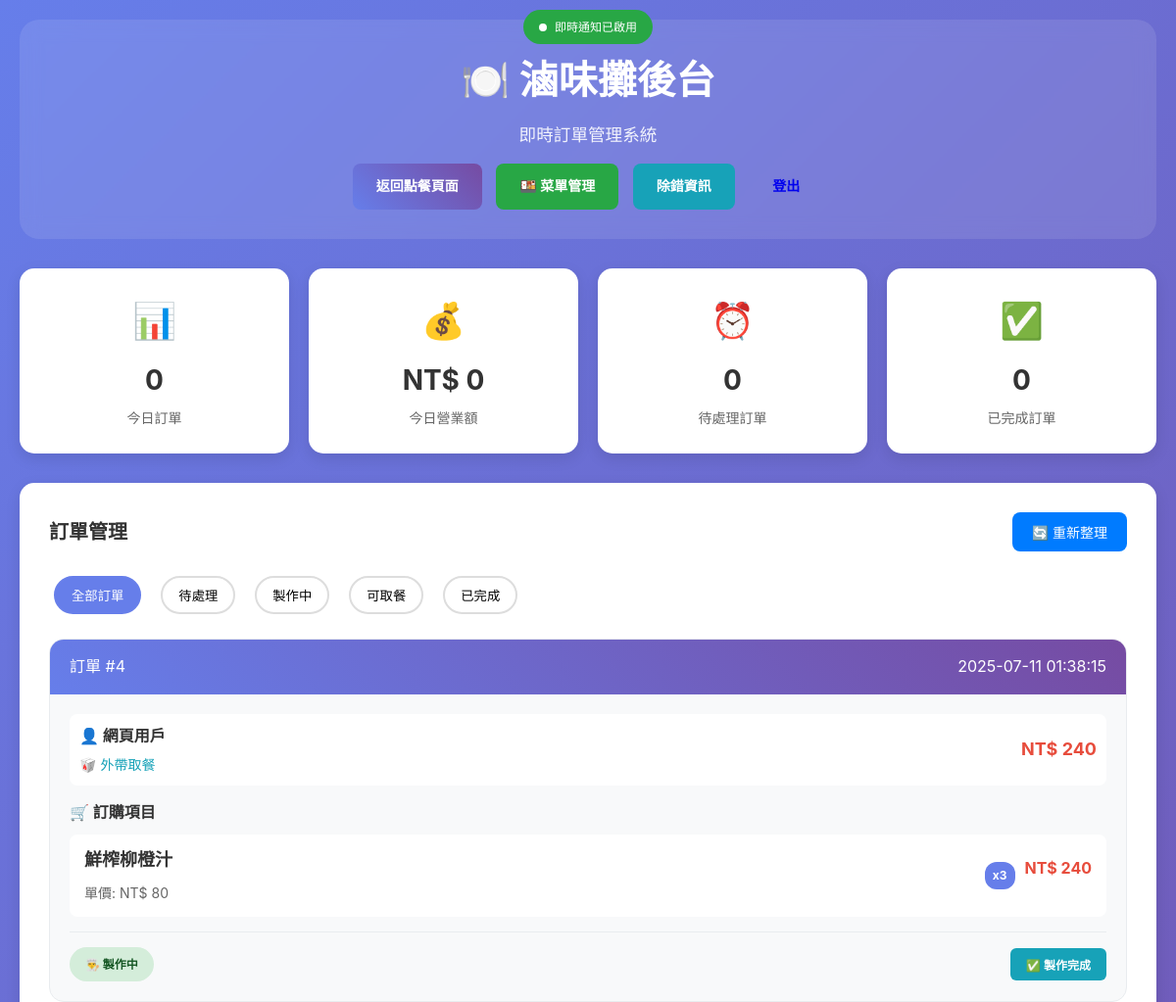
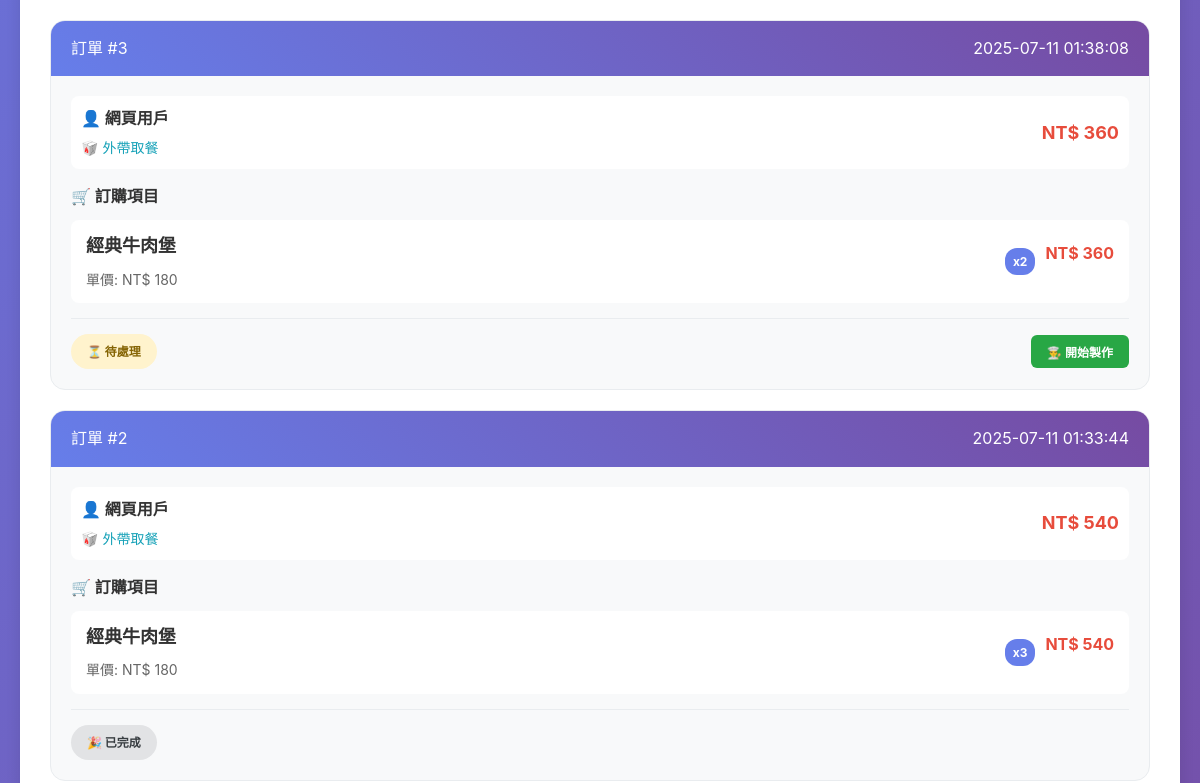
Before: /admin (signed in, upper part) with the older database file (2 pictures, top to bottom).
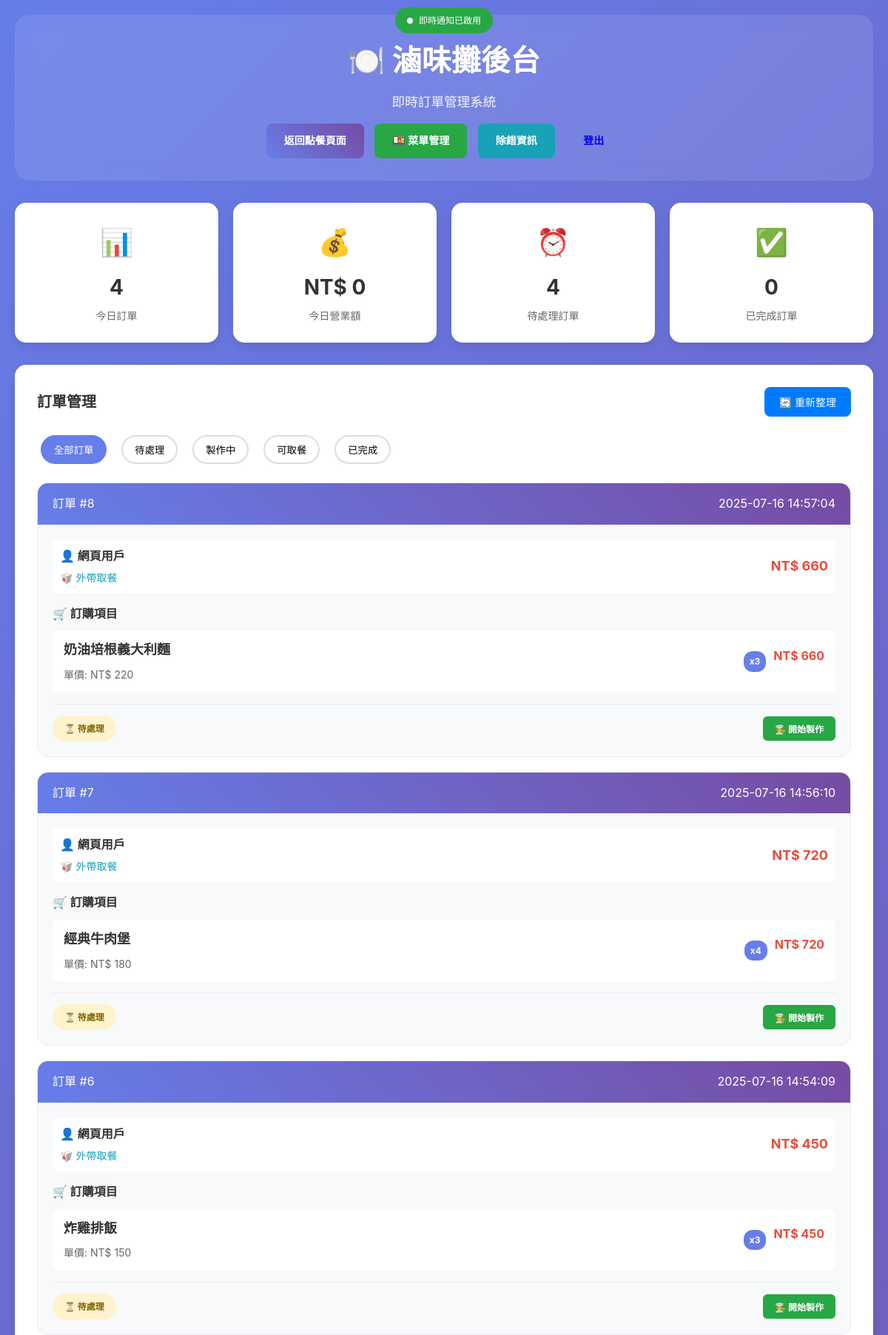
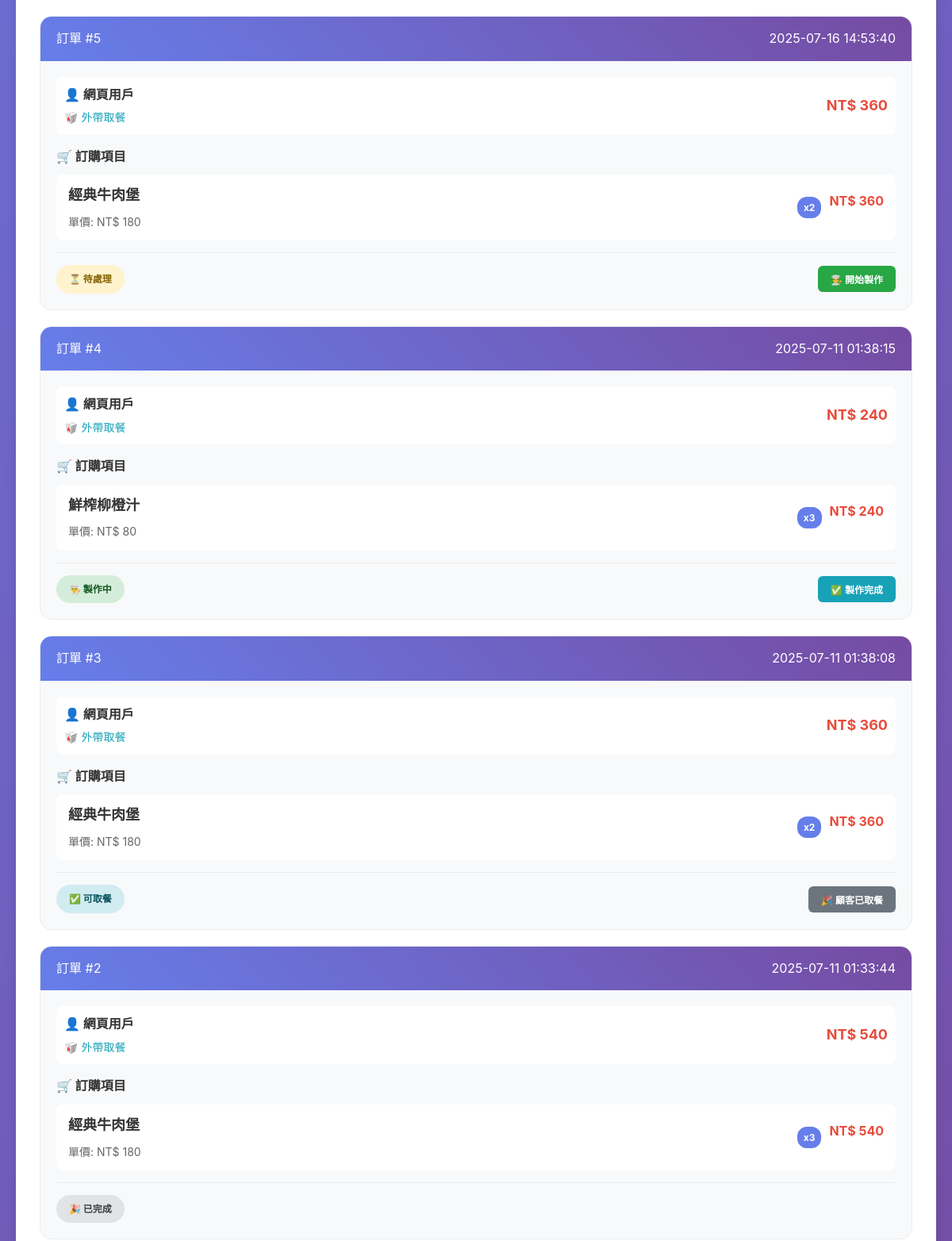
After: the same page with the newer database file (2 pictures, top to bottom).
### app.py (models this page shows, shortened)
class Order(db.Model):
    id = db.Column(db.Integer, primary_key=True)
    customer_name = db.Column(db.String(100))
    contact_phone = db.Column(db.String(20))
    total_amount = db.Column(db.Integer, nullable=False)
    delivery_type = db.Column(db.String(20), nullable=False)  # dine-in, takeout, delivery
    delivery_address = db.Column(db.Text)
    table_number = db.Column(db.String(10))
    order_status = db.Column(db.String(20), default='pending')  # pending, preparing, ready, completed, cancelled
    notes = db.Column(db.Text)
    line_user_id = db.Column(db.String(100))  # 加上這行
    created_at = db.Column(db.DateTime, default=datetime.now)
    updated_at = db.Column(db.DateTime, default=datetime.now, onupdate=datetime.now)
    items = db.relationship('OrderItem', backref='order', lazy=True, cascade='all, delete-orphan')

class OrderItem(db.Model):
    id = db.Column(db.Integer, primary_key=True)
    order_id = db.Column(db.Integer, db.ForeignKey('order.id'), nullable=False)
    menu_item_id = db.Column(db.Integer, db.ForeignKey('menu_item.id'), nullable=False)
    quantity = db.Column(db.Integer, nullable=False)
    unit_price = db.Column(db.Integer, nullable=False)
    subtotal = db.Column(db.Integer, nullable=False)
    menu_item = db.relationship('MenuItem', backref='order_items')

class MenuItem(db.Model):
    id = db.Column(db.Integer, primary_key=True)
    name = db.Column(db.String(100), nullable=False)
    description = db.Column(db.Text)
    price = db.Column(db.Integer, nullable=False)  # 以分為單位
    category = db.Column(db.String(50), nullable=False)
    is_available = db.Column(db.Boolean, default=True)
    image_url = db.Column(db.String(200))
    created_at = db.Column(db.DateTime, default=datetime.now)

### app.py (the view)
@app.route('/admin')
@admin_required
def admin_dashboard():
    try:
        now = datetime.now()
        today_start = datetime(now.year, now.month, now.day, 0, 0, 0)
        today_end = today_start + timedelta(days=1)
        today_orders = Order.query.filter(
            Order.created_at >= today_start,
            Order.created_at < today_end
        ).all()
        completed_today_orders = [order for order in today_orders if order.order_status == 'completed']
        pending_orders = [order for order in today_orders if order.order_status == 'pending']
        completed_today_revenue = sum(order.total_amount for order in completed_today_orders)
        stats = {
            'today_orders': len(today_orders),
            'today_revenue': completed_today_revenue,
            'pending_orders': len(pending_orders),
            'completed_orders': len(completed_today_orders)
        }
        orders = Order.query.options(
            db.joinedload(Order.items).joinedload(OrderItem.menu_item)
        ).order_by(Order.created_at.desc()).limit(50).all()
        return render_template('admin/dashboard.html', stats=stats, orders=orders)
    except Exception as e:
        print(f"[ERROR] 後台查詢失敗: {e}")
        return render_template('admin/dashboard.html',
                               stats={'today_orders': 0, 'today_revenue': 0, 'pending_orders': 0,
                                      'completed_orders': 0},
                               orders=[])

### app.py (called while the page is built)
def admin_required(f):
    @wraps(f)
    def decorated_function(*args, **kwargs):
        if not session.get('admin_logged_in'):
            flash('請先登入管理員帳號', 'error')
            return redirect(url_for('admin_login'))
        return f(*args, **kwargs)
    return decorated_function

### templates/admin/dashboard.html (shortened to what this page needs)
{% extends "base.html" %}
{% block content %}
<div class="container">
    <div id="notification-status" class="notification-status">
        <div class="status-dot"></div>
        <span id="status-text">即時通知已連接</span>
    </div>
    <div class="header">
        <h1>🍽️ 滷味攤後台</h1>
        <p>即時訂單管理系統</p>
        <div style="margin-top: 15px;">
            <a href="/" class="btn btn-primary">返回點餐頁面</a>
            <a href="/admin/menu" class="btn btn-success" style="margin-left: 10px;">🍱 菜單管理</a>
            <a href="/debug" class="btn btn-info" style="margin-left: 10px;">除錯資訊</a>
            <a href="/admin/logout" class="btn btn-secondary" style="margin-left: 10px;">登出</a>
        </div>
    </div>
    <div class="stats-grid">
        <div class="stat-card">
            <div class="stat-icon">📊</div>
            <div class="stat-number">{{ stats.today_orders }}</div>
            <div class="stat-label">今日訂單</div>
        </div>
        <div class="stat-card">
            <div class="stat-icon">💰</div>
            <div class="stat-number">NT$ {{ stats.today_revenue }}</div>
            <div class="stat-label">今日營業額</div>
        </div>
        <div class="stat-card">
            <div class="stat-icon">⏰</div>
            <div class="stat-number">{{ stats.pending_orders }}</div>
            <div class="stat-label">待處理訂單</div>
        </div>
        <div class="stat-card">
            <div class="stat-icon">✅</div>
            <div class="stat-number">{{ stats.completed_orders }}</div>
            <div class="stat-label">已完成訂單</div>
        </div>
    </div>
    <div class="orders-section">
        <div class="section-header">
            <h2 class="section-title">訂單管理</h2>
            <button class="refresh-btn" onclick="location.reload()">🔄 重新整理</button>
        </div>
        <div class="filter-bar">
            <button class="filter-btn active" onclick="filterOrders('all')">全部訂單</button>
            <button class="filter-btn" onclick="filterOrders('pending')">待處理</button>
            <button class="filter-btn" onclick="filterOrders('preparing')">製作中</button>
            <button class="filter-btn" onclick="filterOrders('ready')">可取餐</button>
            <button class="filter-btn" onclick="filterOrders('completed')">已完成</button>
        </div>
        <div id="ordersList">
            {% if orders %}
                {% for order in orders %}
                <div class="order-card" data-status="{{ order.order_status }}" data-order-id="{{ order.id }}">
                    <div class="order-header">
                        <div class="order-title">訂單 #{{ order.id }}</div>
                        <div class="order-time">{{ order.created_at.strftime('%Y-%m-%d %H:%M:%S') }}</div>
                    </div>
                    <div class="order-body">
                        <div class="customer-info">
                            <div class="customer-details">
                                <div class="customer-name">👤 {{ order.customer_name or '網頁用戶' }}</div>
                                <div class="delivery-info">
                                    {% if order.delivery_type == 'dine-in' %}
                                        🍽️ 內用點餐 - 桌號: {{ order.table_number or '未指定' }}
                                    {% elif order.delivery_type == 'takeout' %}
                                        🥡 外帶取餐
                                    {% elif order.delivery_type == 'delivery' %}
                                        🚗 外送服務
                                    {% endif %}
                                </div>
                            </div>
                            <div class="order-total">NT$ {{ order.total_amount }}</div>
                        </div>
                        <div class="order-items">
                            <div class="items-title">🛒 訂購項目</div>
                            <div class="item-list">
                                {% for item in order.items %}
                                <div class="order-item">
                                    <div class="item-info">
                                        <div class="item-name">{{ item.menu_item.name }}</div>
                                        <div class="item-details">單價: NT$ {{ item.unit_price }}</div>
                                    </div>
                                    <div class="item-quantity">x{{ item.quantity }}</div>
                                    <div class="item-price">NT$ {{ item.subtotal }}</div>
                                </div>
                                {% endfor %}
                            </div>
                        </div>
                        <div class="order-footer">
                            <div class="status-badge status-{{ order.order_status }}">
                                {% if order.order_status == 'pending' %}
                                    ⏳ 待處理
                                {% elif order.order_status == 'preparing' %}
                                    👨‍🍳 製作中
                                {% elif order.order_status == 'ready' %}
                                    ✅ 可取餐
                                {% elif order.order_status == 'completed' %}
                                    🎉 已完成
                                {% endif %}
                            </div>
                            <div class="action-buttons">
                                {% if order.order_status == 'pending' %}
                                    <button class="action-btn btn-accept" onclick="updateStatus({{ order.id }}, 'preparing')">
                                        👨‍🍳 開始製作
                                    </button>
                                {% elif order.order_status == 'preparing' %}
                                    <button class="action-btn btn-ready" onclick="updateStatus({{ order.id }}, 'ready')">
                                        ✅ 製作完成
                                    </button>
                                {% elif order.order_status == 'ready' %}
                                    <button class="action-btn btn-complete" onclick="updateStatus({{ order.id }}, 'completed')">
                                        🎉 顧客已取餐
                                    </button>
                                {% endif %}
                            </div>
                        </div>
                    </div>
                </div>
                {% endfor %}
            {% else %}
                <div class="no-orders">
                    <h3>📝 目前沒有訂單</h3>
                    <p>等待新的訂單...</p>
                    <a href="/" class="btn btn-primary" style="margin-top: 15px;">前往點餐</a>
                </div>
            {% endif %}
        </div>
    </div>
</div>
{% endblock %}

### templates/base.html (shortened to what this page needs)
<!DOCTYPE html>
<html lang="zh-TW">
<head>
    <link rel="stylesheet" href="{{ url_for('static', filename='style.css') }}">
</head>
<body>
    {% block content %}{% endblock %}
</body>
</html>

### static/style.css (style rules this page uses)
* { margin: 0; padding: 0; box-sizing: border-box; }
body { font-family: -apple-system, BlinkMacSystemFont, 'Segoe UI', Roboto, 'Helvetica Neue', Arial, sans-serif; background: linear-gradient(135deg, #667eea 0%, #764ba2 100%); min-height: 100vh; line-height: 1.6; }
.container { max-width: 1200px; margin: 0 auto; padding: 20px; }
.header { background: rgba(255, 255, 255, 0.1); backdrop-filter: blur(10px); color: white; padding: 30px; border-radius: 20px; margin-bottom: 30px; text-align: center; }
.header h1 { font-size: 2.5rem; margin-bottom: 10px; }
.header p { font-size: 1.1rem; opacity: 0.9; }
.btn { padding: 12px 24px; border: none; border-radius: 8px; cursor: pointer; font-size: 14px; font-weight: bold; transition: all 0.3s ease; text-decoration: none; display: inline-block; text-align: center; }
.btn-primary { background: linear-gradient(45deg, #667eea, #764ba2); color: white; }
.btn-success { background: #28a745; color: white; }
.btn-info { background: #17a2b8; color: white; }
.item-name { font-size: 18px; font-weight: bold; color: #333; margin-bottom: 8px; }
.item-price { font-size: 16px; font-weight: bold; color: #e74c3c; margin-bottom: 15px; }
.filter-btn { margin: 5px; padding: 8px 16px; border: 2px solid #ddd; background: white; border-radius: 25px; cursor: pointer; transition: all 0.3s ease; }
.filter-btn.active { background: #667eea; color: white; border-color: #667eea; }
.stats-grid { display: grid; grid-template-columns: repeat(auto-fit, minmax(200px, 1fr)); gap: 20px; margin-bottom: 30px; }
.stat-card { background: white; padding: 25px; border-radius: 15px; text-align: center; box-shadow: 0 5px 15px rgba(0, 0, 0, 0.1); transition: transform 0.3s ease; }
.stat-icon { font-size: 36px; margin-bottom: 10px; }
.stat-number { font-size: 28px; font-weight: bold; color: #333; margin-bottom: 5px; }
.stat-label { color: #666; font-size: 14px; }
.order-card { border: 1px solid #e9ecef; border-radius: 15px; margin-bottom: 20px; background: #f8f9fa; overflow: hidden; transition: all 0.3s ease; }
.order-header { background: linear-gradient(45deg, #667eea, #764ba2); color: white; padding: 15px 20px; display: flex; justify-content: space-between; align-items: center; }
.status-badge { padding: 8px 16px; border-radius: 20px; font-size: 12px; font-weight: bold; text-transform: uppercase; }
.status-pending { background: #fff3cd; color: #856404; }
.status-preparing { background: #d4edda; color: #155724; }
.status-ready { background: #d1ecf1; color: #0c5460; }
.status-completed { background: #e2e3e5; color: #383d41; }

Changed rows visible on the page:
added Order: id "8", created_at "2025-07-16 14:57:04", customer_name "網頁用戶", delivery_type "🥡 外帶取餐", total_amount "660", order_status "⏳ 待處理"
added OrderItem: menu_item.name "奶油培根義大利麵", unit_price "220", quantity "3", subtotal "660", shown under "8"
added Order: id "7", created_at "2025-07-16 14:56:10", customer_name "網頁用戶", delivery_type "🥡 外帶取餐", total_amount "720", order_status "⏳ 待處理"
added OrderItem: menu_item.name "經典牛肉堡", unit_price "180", quantity "4", subtotal "720", shown under "7"
added Order: id "6", created_at "2025-07-16 14:54:09", customer_name "網頁用戶", delivery_type "🥡 外帶取餐", total_amount "450", order_status "⏳ 待處理"
added OrderItem: menu_item.name "炸雞排飯", unit_price "150", quantity "3", subtotal "450", shown under "6"
added Order: id "5", created_at "2025-07-16 14:53:40", customer_name "網頁用戶", delivery_type "🥡 外帶取餐", total_amount "360", order_status "⏳ 待處理"
added OrderItem: menu_item.name "經典牛肉堡", unit_price "180", quantity "2", subtotal "360", shown under "5"
changed Order id 3: order_status "⏳ 待處理 👨‍🍳 開始製作" → "✅ 可取餐 🎉 顧客已取餐"
Other visible differences:
{{ stats.today_orders }}: "0" → "4"
{{ stats.pending_orders }}: "0" → "4"
